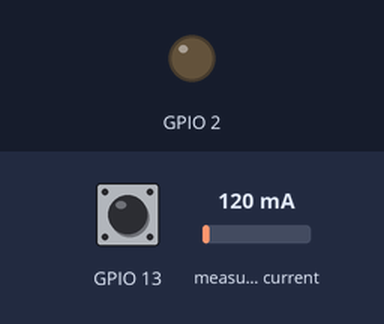
Bench run of a program on a simulated ESP32. Shown: output pins drawn as LEDs (lit = HIGH). The test bench sets the inputs (shaded band); at power-on: GPIO 13 HIGH, measured current 120 mA. The local clock reads 2024-03-15 10:24:30 at power-on unless the program sets it; storage starts empty; what the program prints to the serial monitor is not drawn.

Above: at 0.2 s.
Timing chart, 0 to 3.1 s (numbered marks = the images above):
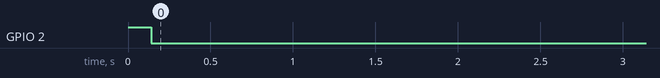

The program:

main.cpp
```cpp
/*
    initial state bugado
    botao bugado
    potenciometro não funciona
*/
#include <Arduino.h>
#include <pinout.h>
#include <ADCRead.h>
#include <led.h>
#include <button.h>

/*
 * MODE - Modo de operacao
 * 0 - Reconfigurar RTC
 * 1 - Modo de operacao normal
 */
uint8_t MODE = 1;

// Inicializacao das classes
ADCRead ADC;
LED led;
Button button;
hw_timer_t *timer = NULL;

// Defines
#define CALIBRATION         270     // Calibracao do sensor de corrente
#define CURRENT_SMALLEST    0.85    // Calibracao do valor 0 do sensor de corrente

// Prototipo de funcoes
void set_timer();
void button_callback();
void cb_timer();

void setup() {
    Serial.begin(9600);

    // Wait for USB Serial
    while (!Serial) {
        yield();
    }

    led.init(LEDpin);
    led.state(HIGH);

    button.init(BUTTONpin);

    if (!ADC.begin(pinSCT, CALIBRATION, CURRENT_SMALLEST)) {
        // fica preso no loop caso a inicializacao do sd card falhe
        while(1);
    }
    ADC.set_threshold(ADC.SD.read_setup());     // define o threshold lendo o valor em setup.txt
    led.state(LOW);
}

void loop() {
    if (MODE == 0) {
        ADC.rtc.reconfig("Jan 09 2023", "21:20:00");
        MODE = 1;
    } else if (MODE == 1) {
        if (ADC.monitor(set_timer) != 0xFF) {
            Serial.printf("%s\t%s\t%d\n", ADC.rtc.get_date(), ADC.rtc.get_time(), ADC.get_state());
            led.state(ADC.get_state());
        }

        if(button.monitor(LOW)) {
            ADC.calibration_state = !ADC.calibration_state;
        }
    }
}

void set_timer() {
    //inicialização do timer. Parametros:
    /* 0 - seleção do timer a ser usado, de 0 a 3.
      80 - prescaler. O clock principal do ESP32 é 80MHz. Dividimos por 80 para ter 1us por tick.
    true - true para contador progressivo, false para regressivo
    */
    timer = timerBegin(0, 80, true);

    /*conecta à interrupção do timer
     - timer é a instância do hw_timer
     - endereço da função a ser chamada pelo timer
     - edge=true gera uma interrupção
    */
    timerAttachInterrupt(timer, &cb_timer, true);

    /* - o timer instanciado no inicio
       - o valor em us para 1s
       - auto-reload. true para repetir o alarme
    */
    timerAlarmWrite(timer, 100000, true);

    //ativa o alarme
    timerAlarmEnable(timer);

}

void cb_timer(){
    led.blink(timer);
}
```

Measured:
- by itself, GPIO 2: repeats every 0.20 s: HIGH 0.10 s, LOW 0.10 s, until it stays LOW from 9.1 s
